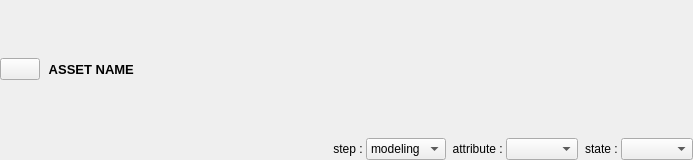
<?xml version="1.0" encoding="UTF-8"?>
<ui version="4.0">
 <class>Form</class>
 <widget class="QWidget" name="Form">
  <property name="geometry">
   <rect>
    <x>0</x>
    <y>0</y>
    <width>693</width>
    <height>160</height>
   </rect>
  </property>
  <property name="windowTitle">
   <string>Form</string>
  </property>
  <layout class="QVBoxLayout" name="verticalLayout">
   <property name="spacing">
    <number>0</number>
   </property>
   <property name="margin">
    <number>0</number>
   </property>
   <item>
    <layout class="QHBoxLayout" name="horizontalLayout">
     <property name="spacing">
      <number>2</number>
     </property>
     <item>
      <widget class="QPushButton" name="btn_gattaca">
       <property name="text">
        <string/>
       </property>
      </widget>
     </item>
     <item>
      <widget class="QLabel" name="label_asset_name">
       <property name="font">
        <font>
         <pointsize>10</pointsize>
         <weight>75</weight>
         <bold>true</bold>
        </font>
       </property>
       <property name="text">
        <string>  ASSET NAME</string>
       </property>
      </widget>
     </item>
     <item>
      <spacer name="horizontalSpacer_2">
       <property name="orientation">
        <enum>Qt::Horizontal</enum>
       </property>
       <property name="sizeHint" stdset="0">
        <size>
         <width>40</width>
         <height>20</height>
        </size>
       </property>
      </spacer>
     </item>
    </layout>
   </item>
   <item>
    <layout class="QHBoxLayout" name="layout_affichage">
     <property name="spacing">
      <number>0</number>
     </property>
     <item>
      <spacer name="horizontalSpacer">
       <property name="orientation">
        <enum>Qt::Horizontal</enum>
       </property>
       <property name="sizeHint" stdset="0">
        <size>
         <width>40</width>
         <height>20</height>
        </size>
       </property>
      </spacer>
     </item>
     <item>
      <widget class="QLabel" name="label_step">
       <property name="text">
        <string>  step : </string>
       </property>
       <property name="alignment">
        <set>Qt::AlignRight|Qt::AlignTrailing|Qt::AlignVCenter</set>
       </property>
      </widget>
     </item>
     <item>
      <widget class="QComboBox" name="combo_box_step">
       <item>
        <property name="text">
         <string>modeling</string>
        </property>
       </item>
       <item>
        <property name="text">
         <string>surfacing</string>
        </property>
       </item>
       <item>
        <property name="text">
         <string>setup</string>
        </property>
       </item>
      </widget>
     </item>
     <item>
      <widget class="QLabel" name="label_attribute">
       <property name="layoutDirection">
        <enum>Qt::LeftToRight</enum>
       </property>
       <property name="text">
        <string>  attribute : </string>
       </property>
       <property name="alignment">
        <set>Qt::AlignRight|Qt::AlignTrailing|Qt::AlignVCenter</set>
       </property>
      </widget>
     </item>
     <item>
      <widget class="QComboBox" name="combo_box_attributes"/>
     </item>
     <item>
      <widget class="QLabel" name="label_state">
       <property name="text">
        <string>  state : </string>
       </property>
       <property name="alignment">
        <set>Qt::AlignRight|Qt::AlignTrailing|Qt::AlignVCenter</set>
       </property>
      </widget>
     </item>
     <item>
      <widget class="QComboBox" name="combo_box_switch"/>
     </item>
    </layout>
   </item>
  </layout>
 </widget>
 <resources/>
 <connections/>
</ui>
